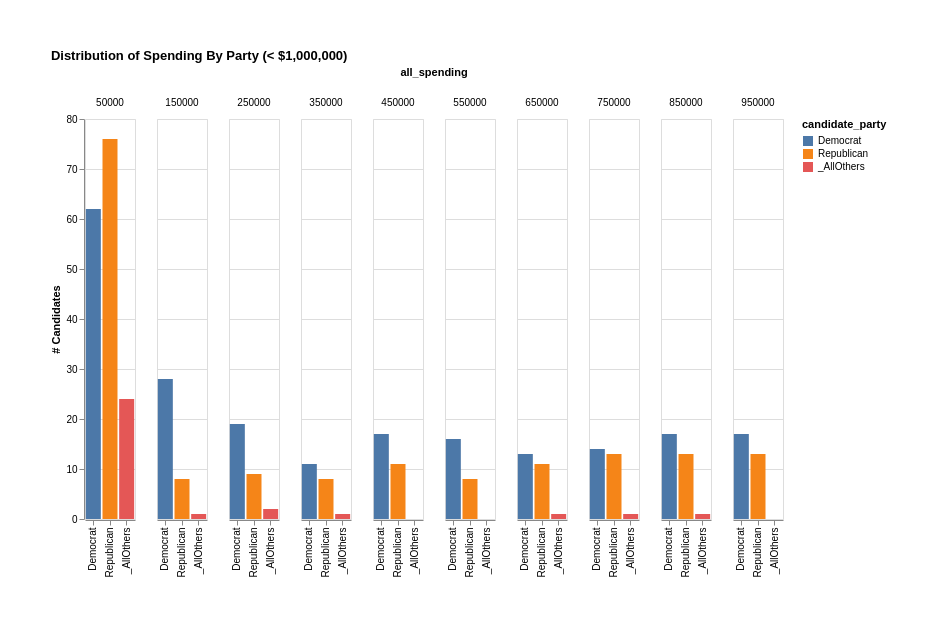

Express this chart as Vega-Lite.
### Vega-Lite specification from a JSON file in a GitHub repository (floating-point values rounded to 4 significant figures)
{"config": {"view": {"height": 400, "width": 50}, "padding": 50}, "mark": {"binSpacing": 1, "type": "bar"}, "data": {"values": [{"candidate_party": "Democrat", "all_spending": 50000, "count": 62}, {"candidate_party": "Democrat", "all_spending": 150000, "count": 28}, {"candidate_party": "Democrat", "all_spending": 250000, "count": 19}, {"candidate_party": "Democrat", "all_spending": 350000, "count": 11}, {"candidate_party": "Democrat", "all_spending": 450000, "count": 17}, {"candidate_party": "Democrat", "all_spending": 550000, "count": 16}, {"candidate_party": "Democrat", "all_spending": 650000, "count": 13}, {"candidate_party": "Democrat", "all_spending": 750000, "count": 14}, {"candidate_party": "Democrat", "all_spending": 850000, "count": 17}, {"candidate_party": "Democrat", "all_spending": 950000, "count": 17}, {"candidate_party": "Republican", "all_spending": 50000, "count": 76}, {"candidate_party": "Republican", "all_spending": 150000, "count": 8}, {"candidate_party": "Republican", "all_spending": 250000, "count": 9}, {"candidate_party": "Republican", "all_spending": 350000, "count": 8}, {"candidate_party": "Republican", "all_spending": 450000, "count": 11}, {"candidate_party": "Republican", "all_spending": 550000, "count": 8}, {"candidate_party": "Republican", "all_spending": 650000, "count": 11}, {"candidate_party": "Republican", "all_spending": 750000, "count": 13}, {"candidate_party": "Republican", "all_spending": 850000, "count": 13}, {"candidate_party": "Republican", "all_spending": 950000, "count": 13}, {"candidate_party": "_AllOthers", "all_spending": 50000, "count": 24}, {"candidate_party": "_AllOthers", "all_spending": 150000, "count": 1}, {"candidate_party": "_AllOthers", "all_spending": 250000, "count": 2}, {"candidate_party": "_AllOthers", "all_spending": 350000, "count": 1}, {"candidate_party": "_AllOthers", "all_spending": 450000, "count": 0}, {"candidate_party": "_AllOthers", "all_spending": 550000, "count": 0}, {"candidate_party": "_AllOthers", "all_spending": 650000, "count": 1}, {"candidate_party": "_AllOthers", "all_spending": 750000, "count": 1}, {"candidate_party": "_AllOthers", "all_spending": 850000, "count": 1}, {"candidate_party": "_AllOthers", "all_spending": 950000, "count": 0}]}, "$schema": "https://vega.github.io/schema/vega-lite/v5.json", "title": "Distribution of Spending By Party (< $1,000,000)", "encoding": {"color": {"field": "candidate_party", "type": "nominal"}, "x": {"field": "candidate_party", "type": "nominal", "axis": {"title": ""}}, "column": {"field": "all_spending", "type": "quantitative"}, "y": {"field": "count", "type": "quantitative", "axis": {"title": "# Candidates"}}}}
